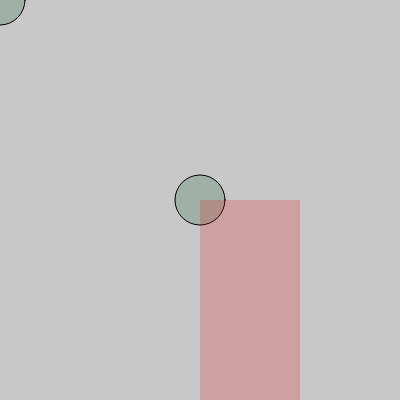
Frame 1 (no input)
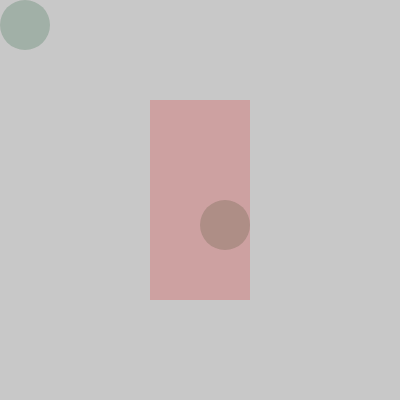
Frame 60 (no input)
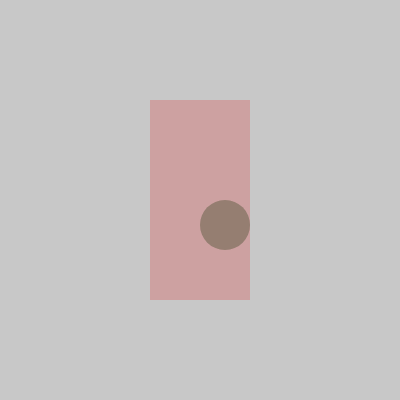
Frame 120 (the mouse pressed at the canvas centre since frame 60)

The p5.js sketch that drew these frames (run headless with seeded random() and noise() and a simulated clock; from frame 60 on, the mouse is pressed at the canvas centre):

// p5.js sketch
// ── sketch.js
function setup() {
  createCanvas(400, 400);
}

function draw() {

  fill(2,79,34,50);
  background(200);
  ellipse(width/2, height/2, 50, 50);
  ellipse(mouseX, mouseY, 50, 50);
  ellipseMode(CORNER);
  noStroke();
  console.log(mouseX,mouseY);

  fill(225,0,0,50);
  rect(width/2,height/2,100,200);
  rectMode(CENTER);
}
